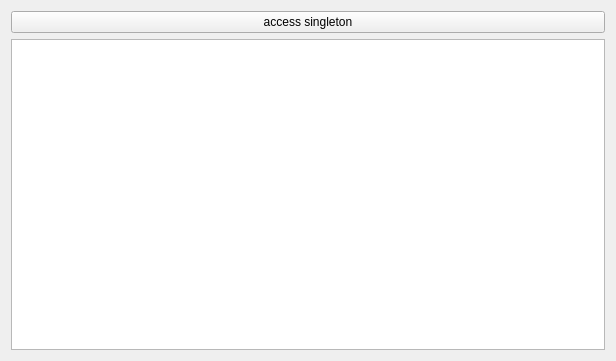
<?xml version="1.0" encoding="UTF-8"?>
<ui version="4.0">
 <class>Singleton</class>
 <widget class="QWidget" name="Singleton">
  <property name="geometry">
   <rect>
    <x>0</x>
    <y>0</y>
    <width>616</width>
    <height>361</height>
   </rect>
  </property>
  <property name="windowTitle">
   <string>Singleton</string>
  </property>
  <layout class="QVBoxLayout" name="verticalLayout">
   <item>
    <widget class="QPushButton" name="pushButtonAccessSingleton">
     <property name="text">
      <string>access singleton</string>
     </property>
    </widget>
   </item>
   <item>
    <widget class="QPlainTextEdit" name="plainTextEdit"/>
   </item>
  </layout>
 </widget>
 <layoutdefault spacing="6" margin="11"/>
 <resources/>
 <connections/>
</ui>
